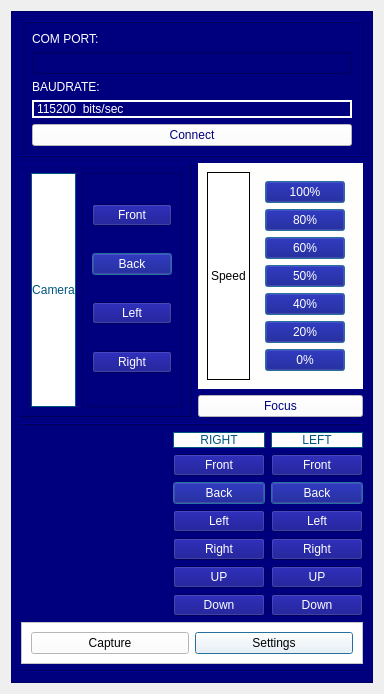
<?xml version="1.0" encoding="UTF-8"?>
<ui version="4.0">
 <class>Camera_Controll</class>
 <widget class="QWidget" name="Camera_Controll">
  <property name="geometry">
   <rect>
    <x>0</x>
    <y>0</y>
    <width>300</width>
    <height>575</height>
   </rect>
  </property>
  <property name="sizePolicy">
   <sizepolicy hsizetype="Minimum" vsizetype="Preferred">
    <horstretch>0</horstretch>
    <verstretch>0</verstretch>
   </sizepolicy>
  </property>
  <property name="maximumSize">
   <size>
    <width>300</width>
    <height>575</height>
   </size>
  </property>
  <property name="windowTitle">
   <string>Camera Properties</string>
  </property>
  <property name="windowIcon">
   <iconset>
    <normaloff>../fyp/logo.ico</normaloff>../fyp/logo.ico</iconset>
  </property>
  <layout class="QHBoxLayout" name="horizontalLayout_2">
   <item>
    <widget class="QFrame" name="frame_6">
     <property name="sizePolicy">
      <sizepolicy hsizetype="Maximum" vsizetype="Preferred">
       <horstretch>0</horstretch>
       <verstretch>0</verstretch>
      </sizepolicy>
     </property>
     <property name="contextMenuPolicy">
      <enum>Qt::DefaultContextMenu</enum>
     </property>
     <property name="styleSheet">
      <string notr="true">background-color: rgb(0, 0, 127);</string>
     </property>
     <property name="frameShape">
      <enum>QFrame::StyledPanel</enum>
     </property>
     <property name="frameShadow">
      <enum>QFrame::Raised</enum>
     </property>
     <layout class="QVBoxLayout" name="verticalLayout_2">
      <item>
       <widget class="QFrame" name="frame_11">
        <property name="sizePolicy">
         <sizepolicy hsizetype="Minimum" vsizetype="Preferred">
          <horstretch>0</horstretch>
          <verstretch>0</verstretch>
         </sizepolicy>
        </property>
        <property name="styleSheet">
         <string notr="true">background-color: rgb(0, 0, 127);</string>
        </property>
        <property name="frameShape">
         <enum>QFrame::Box</enum>
        </property>
        <property name="frameShadow">
         <enum>QFrame::Raised</enum>
        </property>
        <property name="lineWidth">
         <number>1</number>
        </property>
        <layout class="QVBoxLayout" name="verticalLayout_10">
         <item>
          <widget class="QLabel" name="label_9">
           <property name="styleSheet">
            <string notr="true">color: rgb(255, 255, 255);</string>
           </property>
           <property name="text">
            <string>COM PORT:</string>
           </property>
          </widget>
         </item>
         <item>
          <widget class="QLineEdit" name="comport">
           <property name="styleSheet">
            <string notr="true">color: rgb(255, 255, 255);</string>
           </property>
          </widget>
         </item>
         <item>
          <widget class="QLabel" name="label_10">
           <property name="styleSheet">
            <string notr="true">color: rgb(255, 255, 255);</string>
           </property>
           <property name="text">
            <string>BAUDRATE:</string>
           </property>
          </widget>
         </item>
         <item>
          <widget class="QLabel" name="label_11">
           <property name="styleSheet">
            <string notr="true">border-color: rgb(255, 255, 255);
color: rgb(255, 255, 255);
font: 10pt &quot;MS Shell Dlg 2&quot;;
font: 87 8pt &quot;Arial Black&quot;;</string>
           </property>
           <property name="frameShape">
            <enum>QFrame::Box</enum>
           </property>
           <property name="frameShadow">
            <enum>QFrame::Plain</enum>
           </property>
           <property name="lineWidth">
            <number>2</number>
           </property>
           <property name="text">
            <string>115200  bits/sec</string>
           </property>
          </widget>
         </item>
         <item>
          <widget class="QPushButton" name="apply">
           <property name="styleSheet">
            <string notr="true">color: rgb(0, 0, 127);
background-color: rgb(255, 255, 255);
</string>
           </property>
           <property name="text">
            <string>Connect</string>
           </property>
          </widget>
         </item>
        </layout>
       </widget>
      </item>
      <item>
       <layout class="QHBoxLayout" name="horizontalLayout">
        <item>
         <widget class="QFrame" name="frame_14">
          <property name="frameShape">
           <enum>QFrame::Panel</enum>
          </property>
          <property name="frameShadow">
           <enum>QFrame::Raised</enum>
          </property>
          <layout class="QHBoxLayout" name="horizontalLayout_10">
           <item>
            <widget class="QLabel" name="label_12">
             <property name="sizePolicy">
              <sizepolicy hsizetype="Expanding" vsizetype="MinimumExpanding">
               <horstretch>0</horstretch>
               <verstretch>0</verstretch>
              </sizepolicy>
             </property>
             <property name="styleSheet">
              <string notr="true">font: 14pt &quot;MS Shell Dlg 2&quot;;
background-color: rgb(255, 255, 255);
color: rgb(0, 85, 127);</string>
             </property>
             <property name="frameShape">
              <enum>QFrame::Box</enum>
             </property>
             <property name="frameShadow">
              <enum>QFrame::Plain</enum>
             </property>
             <property name="text">
              <string>Camera</string>
             </property>
             <property name="alignment">
              <set>Qt::AlignCenter</set>
             </property>
            </widget>
           </item>
           <item>
            <widget class="QFrame" name="frame_15">
             <property name="frameShape">
              <enum>QFrame::StyledPanel</enum>
             </property>
             <property name="frameShadow">
              <enum>QFrame::Raised</enum>
             </property>
             <layout class="QVBoxLayout" name="verticalLayout_11">
              <item>
               <widget class="QPushButton" name="back">
                <property name="styleSheet">
                 <string notr="true">background-color: rgb(0, 0, 127);
font: 11pt &quot;MS Shell Dlg 2&quot;;
color: rgb(255, 255, 255);</string>
                </property>
                <property name="text">
                 <string>Front</string>
                </property>
               </widget>
              </item>
              <item>
               <widget class="QPushButton" name="front">
                <property name="cursor">
                 <cursorShape>ArrowCursor</cursorShape>
                </property>
                <property name="styleSheet">
                 <string notr="true">background-color: rgb(0, 0, 127);
font: 11pt &quot;MS Shell Dlg 2&quot;;
color: rgb(255, 255, 255);</string>
                </property>
                <property name="text">
                 <string>Back</string>
                </property>
                <property name="autoDefault">
                 <bool>true</bool>
                </property>
                <property name="default">
                 <bool>true</bool>
                </property>
                <property name="flat">
                 <bool>false</bool>
                </property>
               </widget>
              </item>
              <item>
               <widget class="QPushButton" name="left_2">
                <property name="sizePolicy">
                 <sizepolicy hsizetype="Minimum" vsizetype="Fixed">
                  <horstretch>0</horstretch>
                  <verstretch>0</verstretch>
                 </sizepolicy>
                </property>
                <property name="mouseTracking">
                 <bool>true</bool>
                </property>
                <property name="tabletTracking">
                 <bool>true</bool>
                </property>
                <property name="acceptDrops">
                 <bool>false</bool>
                </property>
                <property name="statusTip">
                 <string/>
                </property>
                <property name="styleSheet">
                 <string notr="true">background-color: rgb(0, 0, 127);
selection-color: rgb(0, 0, 0);
font: 11pt &quot;MS Shell Dlg 2&quot;;
color: rgb(255, 255, 255);</string>
                </property>
                <property name="text">
                 <string>Left</string>
                </property>
                <property name="default">
                 <bool>false</bool>
                </property>
               </widget>
              </item>
              <item>
               <widget class="QPushButton" name="right">
                <property name="sizePolicy">
                 <sizepolicy hsizetype="Minimum" vsizetype="Fixed">
                  <horstretch>0</horstretch>
                  <verstretch>0</verstretch>
                 </sizepolicy>
                </property>
                <property name="styleSheet">
                 <string notr="true">background-color: rgb(0, 0, 127);
font: 11pt &quot;MS Shell Dlg 2&quot;;
color: rgb(255, 255, 255);</string>
                </property>
                <property name="text">
                 <string>Right</string>
                </property>
               </widget>
              </item>
             </layout>
            </widget>
           </item>
          </layout>
         </widget>
        </item>
        <item>
         <layout class="QVBoxLayout" name="verticalLayout">
          <item>
           <widget class="QWidget" name="widget_4" native="true">
            <property name="sizePolicy">
             <sizepolicy hsizetype="Preferred" vsizetype="MinimumExpanding">
              <horstretch>0</horstretch>
              <verstretch>0</verstretch>
             </sizepolicy>
            </property>
            <property name="autoFillBackground">
             <bool>false</bool>
            </property>
            <property name="styleSheet">
             <string notr="true">background-color: rgb(254, 255, 253);</string>
            </property>
            <layout class="QHBoxLayout" name="horizontalLayout_4">
             <item>
              <widget class="QLabel" name="label_13">
               <property name="mouseTracking">
                <bool>true</bool>
               </property>
               <property name="layoutDirection">
                <enum>Qt::LeftToRight</enum>
               </property>
               <property name="styleSheet">
                <string notr="true">background-color: rgb(255, 255, 255);
font: 10pt &quot;MS Shell Dlg 2&quot;;
color: rgb(0, 0, 0);</string>
               </property>
               <property name="frameShape">
                <enum>QFrame::Box</enum>
               </property>
               <property name="text">
                <string>Speed</string>
               </property>
               <property name="alignment">
                <set>Qt::AlignLeading|Qt::AlignLeft|Qt::AlignVCenter</set>
               </property>
              </widget>
             </item>
             <item>
              <widget class="QWidget" name="widget" native="true">
               <layout class="QVBoxLayout" name="verticalLayout_4">
                <item>
                 <widget class="QPushButton" name="s100">
                  <property name="mouseTracking">
                   <bool>true</bool>
                  </property>
                  <property name="toolTip">
                   <string extracomment="Speed"/>
                  </property>
                  <property name="styleSheet">
                   <string notr="true">background-color: rgb(0, 0, 127);
font: 11pt &quot;MS Shell Dlg 2&quot;;
color: rgb(255, 255, 255);</string>
                  </property>
                  <property name="text">
                   <string>100%</string>
                  </property>
                  <property name="checkable">
                   <bool>false</bool>
                  </property>
                  <property name="checked">
                   <bool>false</bool>
                  </property>
                  <property name="autoRepeat">
                   <bool>false</bool>
                  </property>
                  <property name="autoDefault">
                   <bool>true</bool>
                  </property>
                  <property name="default">
                   <bool>true</bool>
                  </property>
                  <property name="flat">
                   <bool>false</bool>
                  </property>
                 </widget>
                </item>
                <item>
                 <widget class="QPushButton" name="s80">
                  <property name="styleSheet">
                   <string notr="true">background-color: rgb(0, 0, 127);
font: 11pt &quot;MS Shell Dlg 2&quot;;
color: rgb(255, 255, 255);</string>
                  </property>
                  <property name="text">
                   <string>80%</string>
                  </property>
                  <property name="autoDefault">
                   <bool>true</bool>
                  </property>
                  <property name="default">
                   <bool>true</bool>
                  </property>
                  <property name="flat">
                   <bool>false</bool>
                  </property>
                 </widget>
                </item>
                <item>
                 <widget class="QPushButton" name="s60">
                  <property name="styleSheet">
                   <string notr="true">background-color: rgb(0, 0, 127);
font: 11pt &quot;MS Shell Dlg 2&quot;;
color: rgb(255, 255, 255);</string>
                  </property>
                  <property name="text">
                   <string>60%</string>
                  </property>
                  <property name="autoDefault">
                   <bool>true</bool>
                  </property>
                  <property name="default">
                   <bool>true</bool>
                  </property>
                  <property name="flat">
                   <bool>false</bool>
                  </property>
                 </widget>
                </item>
                <item>
                 <widget class="QPushButton" name="s50">
                  <property name="styleSheet">
                   <string notr="true">background-color: rgb(0, 0, 127);
font: 11pt &quot;MS Shell Dlg 2&quot;;
color: rgb(255, 255, 255);</string>
                  </property>
                  <property name="text">
                   <string>50%</string>
                  </property>
                  <property name="autoDefault">
                   <bool>true</bool>
                  </property>
                  <property name="default">
                   <bool>true</bool>
                  </property>
                  <property name="flat">
                   <bool>false</bool>
                  </property>
                 </widget>
                </item>
                <item>
                 <widget class="QPushButton" name="s40">
                  <property name="styleSheet">
                   <string notr="true">background-color: rgb(0, 0, 127);
font: 11pt &quot;MS Shell Dlg 2&quot;;
color: rgb(255, 255, 255);</string>
                  </property>
                  <property name="text">
                   <string>40%</string>
                  </property>
                  <property name="autoDefault">
                   <bool>true</bool>
                  </property>
                  <property name="default">
                   <bool>true</bool>
                  </property>
                  <property name="flat">
                   <bool>false</bool>
                  </property>
                 </widget>
                </item>
                <item>
                 <widget class="QPushButton" name="s20">
                  <property name="styleSheet">
                   <string notr="true">background-color: rgb(0, 0, 127);
font: 11pt &quot;MS Shell Dlg 2&quot;;
color: rgb(255, 255, 255);</string>
                  </property>
                  <property name="text">
                   <string>20%</string>
                  </property>
                  <property name="autoDefault">
                   <bool>true</bool>
                  </property>
                  <property name="default">
                   <bool>true</bool>
                  </property>
                  <property name="flat">
                   <bool>false</bool>
                  </property>
                 </widget>
                </item>
                <item>
                 <widget class="QPushButton" name="s0">
                  <property name="styleSheet">
                   <string notr="true">background-color: rgb(0, 0, 127);
font: 11pt &quot;MS Shell Dlg 2&quot;;
color: rgb(255, 255, 255);</string>
                  </property>
                  <property name="text">
                   <string>0%</string>
                  </property>
                  <property name="autoDefault">
                   <bool>true</bool>
                  </property>
                  <property name="default">
                   <bool>true</bool>
                  </property>
                  <property name="flat">
                   <bool>false</bool>
                  </property>
                 </widget>
                </item>
               </layout>
              </widget>
             </item>
            </layout>
           </widget>
          </item>
          <item>
           <widget class="QPushButton" name="pushButton_10">
            <property name="styleSheet">
             <string notr="true">color: rgb(0, 0, 127);
background-color: rgb(255, 255, 255);
</string>
            </property>
            <property name="text">
             <string>Focus</string>
            </property>
           </widget>
          </item>
         </layout>
        </item>
       </layout>
      </item>
      <item>
       <widget class="Line" name="line_11">
        <property name="frameShadow">
         <enum>QFrame::Raised</enum>
        </property>
        <property name="orientation">
         <enum>Qt::Horizontal</enum>
        </property>
       </widget>
      </item>
      <item>
       <layout class="QHBoxLayout" name="horizontalLayout_3">
        <item>
         <widget class="QLabel" name="label_2">
          <property name="sizePolicy">
           <sizepolicy hsizetype="Maximum" vsizetype="Maximum">
            <horstretch>0</horstretch>
            <verstretch>0</verstretch>
           </sizepolicy>
          </property>
          <property name="minimumSize">
           <size>
            <width>146</width>
            <height>104</height>
           </size>
          </property>
          <property name="maximumSize">
           <size>
            <width>146</width>
            <height>104</height>
           </size>
          </property>
          <property name="text">
           <string/>
          </property>
          <property name="pixmap">
           <pixmap>../last/istockphoto-542315122-612x612.jpg</pixmap>
          </property>
          <property name="scaledContents">
           <bool>true</bool>
          </property>
         </widget>
        </item>
        <item>
         <layout class="QHBoxLayout" name="horizontalLayout_5">
          <item>
           <layout class="QVBoxLayout" name="verticalLayout_3">
            <item>
             <widget class="QLabel" name="label_14">
              <property name="sizePolicy">
               <sizepolicy hsizetype="Expanding" vsizetype="MinimumExpanding">
                <horstretch>0</horstretch>
                <verstretch>0</verstretch>
               </sizepolicy>
              </property>
              <property name="styleSheet">
               <string notr="true">font: 14pt &quot;MS Shell Dlg 2&quot;;
background-color: rgb(255, 255, 255);
color: rgb(0, 85, 127);</string>
              </property>
              <property name="frameShape">
               <enum>QFrame::Box</enum>
              </property>
              <property name="frameShadow">
               <enum>QFrame::Plain</enum>
              </property>
              <property name="text">
               <string>RIGHT</string>
              </property>
              <property name="alignment">
               <set>Qt::AlignCenter</set>
              </property>
             </widget>
            </item>
            <item>
             <widget class="QPushButton" name="back_2">
              <property name="styleSheet">
               <string notr="true">background-color: rgb(0, 0, 127);
font: 11pt &quot;MS Shell Dlg 2&quot;;
color: rgb(255, 255, 255);</string>
              </property>
              <property name="text">
               <string>Front</string>
              </property>
             </widget>
            </item>
            <item>
             <widget class="QPushButton" name="front_2">
              <property name="cursor">
               <cursorShape>ArrowCursor</cursorShape>
              </property>
              <property name="styleSheet">
               <string notr="true">background-color: rgb(0, 0, 127);
font: 11pt &quot;MS Shell Dlg 2&quot;;
color: rgb(255, 255, 255);</string>
              </property>
              <property name="text">
               <string>Back</string>
              </property>
              <property name="autoDefault">
               <bool>true</bool>
              </property>
              <property name="default">
               <bool>true</bool>
              </property>
              <property name="flat">
               <bool>false</bool>
              </property>
             </widget>
            </item>
            <item>
             <widget class="QPushButton" name="left_3">
              <property name="sizePolicy">
               <sizepolicy hsizetype="Minimum" vsizetype="Fixed">
                <horstretch>0</horstretch>
                <verstretch>0</verstretch>
               </sizepolicy>
              </property>
              <property name="mouseTracking">
               <bool>true</bool>
              </property>
              <property name="tabletTracking">
               <bool>true</bool>
              </property>
              <property name="acceptDrops">
               <bool>false</bool>
              </property>
              <property name="statusTip">
               <string/>
              </property>
              <property name="styleSheet">
               <string notr="true">background-color: rgb(0, 0, 127);
selection-color: rgb(0, 0, 0);
font: 11pt &quot;MS Shell Dlg 2&quot;;
color: rgb(255, 255, 255);</string>
              </property>
              <property name="text">
               <string>Left</string>
              </property>
              <property name="default">
               <bool>false</bool>
              </property>
             </widget>
            </item>
            <item>
             <widget class="QPushButton" name="right_2">
              <property name="sizePolicy">
               <sizepolicy hsizetype="Minimum" vsizetype="Fixed">
                <horstretch>0</horstretch>
                <verstretch>0</verstretch>
               </sizepolicy>
              </property>
              <property name="styleSheet">
               <string notr="true">background-color: rgb(0, 0, 127);
font: 11pt &quot;MS Shell Dlg 2&quot;;
color: rgb(255, 255, 255);</string>
              </property>
              <property name="text">
               <string>Right</string>
              </property>
             </widget>
            </item>
            <item>
             <widget class="QPushButton" name="right_6">
              <property name="sizePolicy">
               <sizepolicy hsizetype="Minimum" vsizetype="Fixed">
                <horstretch>0</horstretch>
                <verstretch>0</verstretch>
               </sizepolicy>
              </property>
              <property name="styleSheet">
               <string notr="true">background-color: rgb(0, 0, 127);
font: 11pt &quot;MS Shell Dlg 2&quot;;
color: rgb(255, 255, 255);</string>
              </property>
              <property name="text">
               <string>UP</string>
              </property>
             </widget>
            </item>
            <item>
             <widget class="QPushButton" name="right_7">
              <property name="sizePolicy">
               <sizepolicy hsizetype="Minimum" vsizetype="Fixed">
                <horstretch>0</horstretch>
                <verstretch>0</verstretch>
               </sizepolicy>
              </property>
              <property name="styleSheet">
               <string notr="true">background-color: rgb(0, 0, 127);
font: 11pt &quot;MS Shell Dlg 2&quot;;
color: rgb(255, 255, 255);</string>
              </property>
              <property name="text">
               <string>Down</string>
              </property>
             </widget>
            </item>
            <item>
             <layout class="QVBoxLayout" name="verticalLayout_7"/>
            </item>
           </layout>
          </item>
          <item>
           <layout class="QVBoxLayout" name="verticalLayout_5">
            <item>
             <widget class="QLabel" name="label_15">
              <property name="sizePolicy">
               <sizepolicy hsizetype="Expanding" vsizetype="MinimumExpanding">
                <horstretch>0</horstretch>
                <verstretch>0</verstretch>
               </sizepolicy>
              </property>
              <property name="styleSheet">
               <string notr="true">font: 14pt &quot;MS Shell Dlg 2&quot;;
background-color: rgb(255, 255, 255);
color: rgb(0, 85, 127);</string>
              </property>
              <property name="frameShape">
               <enum>QFrame::Box</enum>
              </property>
              <property name="frameShadow">
               <enum>QFrame::Plain</enum>
              </property>
              <property name="text">
               <string>LEFT</string>
              </property>
              <property name="alignment">
               <set>Qt::AlignCenter</set>
              </property>
             </widget>
            </item>
            <item>
             <widget class="QPushButton" name="back_3">
              <property name="styleSheet">
               <string notr="true">background-color: rgb(0, 0, 127);
font: 11pt &quot;MS Shell Dlg 2&quot;;
color: rgb(255, 255, 255);</string>
              </property>
              <property name="text">
               <string>Front</string>
              </property>
             </widget>
            </item>
            <item>
             <widget class="QPushButton" name="front_3">
              <property name="cursor">
               <cursorShape>ArrowCursor</cursorShape>
              </property>
              <property name="styleSheet">
               <string notr="true">background-color: rgb(0, 0, 127);
font: 11pt &quot;MS Shell Dlg 2&quot;;
color: rgb(255, 255, 255);</string>
              </property>
              <property name="text">
               <string>Back</string>
              </property>
              <property name="autoDefault">
               <bool>true</bool>
              </property>
              <property name="default">
               <bool>true</bool>
              </property>
              <property name="flat">
               <bool>false</bool>
              </property>
             </widget>
            </item>
            <item>
             <widget class="QPushButton" name="left_4">
              <property name="sizePolicy">
               <sizepolicy hsizetype="Minimum" vsizetype="Fixed">
                <horstretch>0</horstretch>
                <verstretch>0</verstretch>
               </sizepolicy>
              </property>
              <property name="mouseTracking">
               <bool>true</bool>
              </property>
              <property name="tabletTracking">
               <bool>true</bool>
              </property>
              <property name="acceptDrops">
               <bool>false</bool>
              </property>
              <property name="statusTip">
               <string/>
              </property>
              <property name="styleSheet">
               <string notr="true">background-color: rgb(0, 0, 127);
selection-color: rgb(0, 0, 0);
font: 11pt &quot;MS Shell Dlg 2&quot;;
color: rgb(255, 255, 255);</string>
              </property>
              <property name="text">
               <string>Left</string>
              </property>
              <property name="default">
               <bool>false</bool>
              </property>
             </widget>
            </item>
            <item>
             <widget class="QPushButton" name="right_3">
              <property name="sizePolicy">
               <sizepolicy hsizetype="Minimum" vsizetype="Fixed">
                <horstretch>0</horstretch>
                <verstretch>0</verstretch>
               </sizepolicy>
              </property>
              <property name="styleSheet">
               <string notr="true">background-color: rgb(0, 0, 127);
font: 11pt &quot;MS Shell Dlg 2&quot;;
color: rgb(255, 255, 255);</string>
              </property>
              <property name="text">
               <string>Right</string>
              </property>
             </widget>
            </item>
            <item>
             <widget class="QPushButton" name="right_8">
              <property name="sizePolicy">
               <sizepolicy hsizetype="Minimum" vsizetype="Fixed">
                <horstretch>0</horstretch>
                <verstretch>0</verstretch>
               </sizepolicy>
              </property>
              <property name="styleSheet">
               <string notr="true">background-color: rgb(0, 0, 127);
font: 11pt &quot;MS Shell Dlg 2&quot;;
color: rgb(255, 255, 255);</string>
              </property>
              <property name="text">
               <string>UP</string>
              </property>
             </widget>
            </item>
            <item>
             <widget class="QPushButton" name="right_9">
              <property name="sizePolicy">
               <sizepolicy hsizetype="Minimum" vsizetype="Fixed">
                <horstretch>0</horstretch>
                <verstretch>0</verstretch>
               </sizepolicy>
              </property>
              <property name="styleSheet">
               <string notr="true">background-color: rgb(0, 0, 127);
font: 11pt &quot;MS Shell Dlg 2&quot;;
color: rgb(255, 255, 255);</string>
              </property>
              <property name="text">
               <string>Down</string>
              </property>
             </widget>
            </item>
           </layout>
          </item>
         </layout>
        </item>
       </layout>
      </item>
      <item>
       <widget class="QFrame" name="frame">
        <property name="styleSheet">
         <string notr="true">background-color: rgb(255, 255, 255);</string>
        </property>
        <property name="frameShape">
         <enum>QFrame::StyledPanel</enum>
        </property>
        <property name="frameShadow">
         <enum>QFrame::Raised</enum>
        </property>
        <layout class="QHBoxLayout" name="horizontalLayout_9">
         <item>
          <widget class="QPushButton" name="pushButton_6">
           <property name="styleSheet">
            <string notr="true">background-color: rgb(255, 255, 255);
</string>
           </property>
           <property name="text">
            <string>Capture</string>
           </property>
          </widget>
         </item>
         <item>
          <widget class="QPushButton" name="st">
           <property name="styleSheet">
            <string notr="true">background-color: rgb(255, 255, 255);
</string>
           </property>
           <property name="text">
            <string>Settings</string>
           </property>
           <property name="autoDefault">
            <bool>true</bool>
           </property>
           <property name="default">
            <bool>true</bool>
           </property>
          </widget>
         </item>
        </layout>
       </widget>
      </item>
      <item>
       <widget class="Line" name="line_17">
        <property name="orientation">
         <enum>Qt::Horizontal</enum>
        </property>
       </widget>
      </item>
     </layout>
     <zorder>frame</zorder>
     <zorder>frame_11</zorder>
     <zorder>line_11</zorder>
     <zorder>line_17</zorder>
     <zorder>layoutWidget</zorder>
    </widget>
   </item>
  </layout>
 </widget>
 <resources/>
 <connections/>
</ui>
